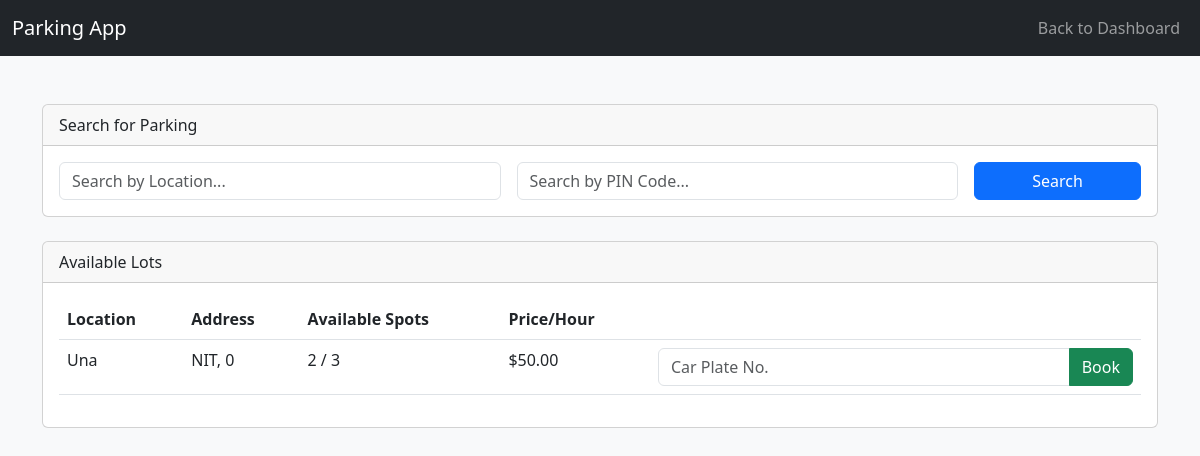
Page /user/book (signed in) on the earlier database version.
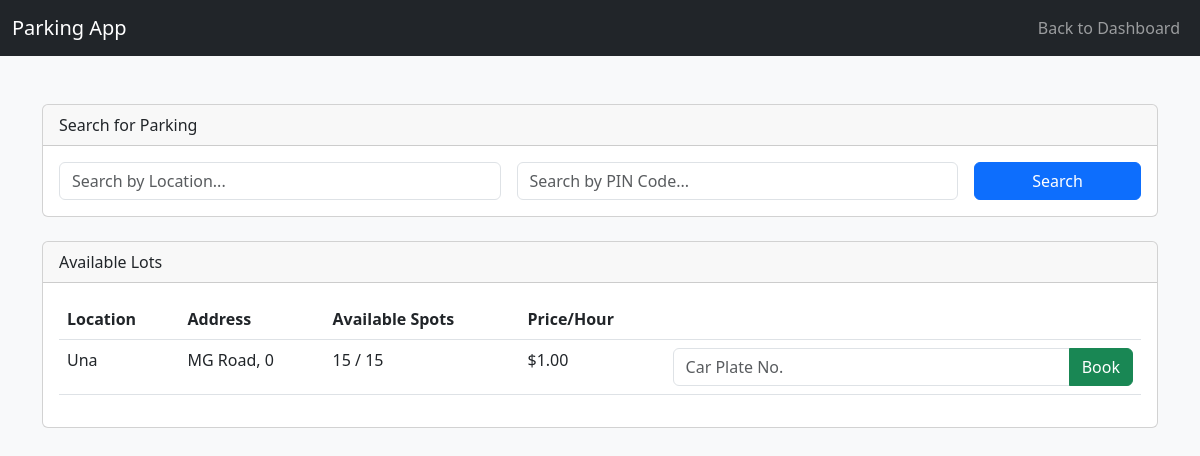
Same page on the later database version.
### models.py (models this page shows)
class ParkingLot(db.Model):
    id = db.Column(db.Integer, primary_key=True)
    location = db.Column(db.String(120), nullable=False)
    address = db.Column(db.String(200), nullable=False)
    pin = db.Column(db.Integer, nullable=False)
    total_spots = db.Column(db.Integer, nullable=False)
    price = db.Column(db.Float, nullable=False)

### controllers/user_controllers.py (the view, shortened to what this page needs)
@user_bp.route('/book', methods=['GET', 'POST'])
@user_required
def book():
    search_location = request.args.get('location', '')
    search_pin = request.args.get('pin', '')
    query = ParkingLot.query
    if search_location: query = query.filter(ParkingLot.location.ilike(f'%{search_location}%'))
    if search_pin: query = query.filter(ParkingLot.pin.ilike(f'%{search_pin}%'))
    lots = query.all()
    return render_template('book.html', lots=lots, search_location=search_location, search_pin=search_pin)

### controllers/user_controllers.py (called while the page is built)
def user_required(f):
    @wraps(f)
    def decorated_function(*args, **kwargs):
        if 'user_id' not in session or session.get('admin'):
            return redirect(url_for('auth.login'))
        return f(*args, **kwargs)
    return decorated_function

### templates/book.html (shortened to what this page needs)
{% extends "base.html" %}
{% block navbar %}
<nav class="navbar navbar-expand-lg navbar-dark bg-dark mb-4">
    <div class="container-fluid">
        <a class="navbar-brand" href="{{ url_for('user.dashboard') }}">Parking App</a>
        <div class="collapse navbar-collapse">
            <ul class="navbar-nav ms-auto">
                <li class="nav-item">
                    <a class="nav-link" href="{{ url_for('user.dashboard') }}">Back to Dashboard</a>
                </li>
            </ul>
        </div>
    </div>
</nav>
{% endblock %}
{% block content %}
<div class="card mb-4">
    <div class="card-header">
        Search for Parking
    </div>
    <div class="card-body">
        <form action="{{ url_for('user.book') }}" method="get">
            <div class="row g-3">
                <div class="col-md-5">
                    <input type="text" name="location" class="form-control" placeholder="Search by Location..." value="{{ request.args.get('location', '') }}">
                </div>
                <div class="col-md-5">
                    <input type="text" name="pin" class="form-control" placeholder="Search by PIN Code..." value="{{ request.args.get('pin', '') }}">
                </div>
                <div class="col-md-2">
                    <button type="submit" class="btn btn-primary w-100">Search</button>
                </div>
            </div>
        </form>
    </div>
</div>
{% if lots is not none %}
<div class="card">
    <div class="card-header">
        Available Lots
    </div>
    <div class="card-body">
        <table class="table table-hover">
            <thead>
                <tr>
                    <th>Location</th>
                    <th>Address</th>
                    <th>Available Spots</th>
                    <th>Price/Hour</th>
                    <th></th>
                </tr>
            </thead>
            <tbody>
            {% for lot in lots %}
                {% set available_spots = lot.spots|selectattr('status', 'equalto', 'A')|list|length %}
                {% if available_spots > 0 %}
                <tr>
                    <td>{{ lot.location }}</td>
                    <td>{{ lot.address }}, {{ lot.pin }}</td>
                    <td>{{ available_spots }} / {{ lot.total_spots }}</td>
                    <td>${{ "%.2f"|format(lot.price) }}</td>
                    <td>
                        <form action="{{ url_for('user.book') }}" method="post">
                            <div class="input-group">
                                <input type="text" name="vehicle_number" class="form-control" placeholder="Car Plate No." required>
                                <button type="submit" class="btn btn-success">Book</button>
                            </div>
                        </form>
                    </td>
                </tr>
                {% endif %}
            {% else %}
                <tr>
                    <td colspan="5" class="text-center">No parking lots found. Start a search to see results.</td>
                </tr>
            {% endfor %}
            </tbody>
        </table>
    </div>
</div>
{% endif %}
{% endblock %}

Differences in the rows shown:
removed ParkingLot: location "Una", address "NIT", pin "0", id "2", total_spots "3", price "50.00"
added ParkingLot: location "Una", address "MG Road", pin "0", total_spots "15", price "1.00"
